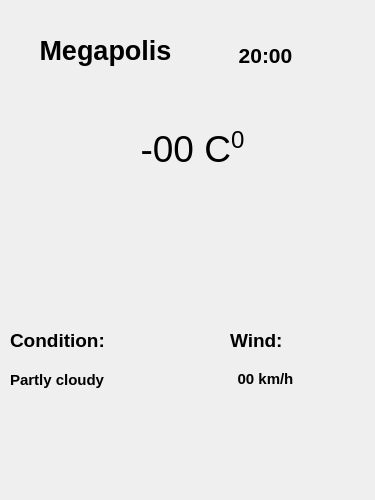
<?xml version="1.0" encoding="UTF-8"?>
<ui version="4.0">
 <class>MainWindow</class>
 <widget class="QMainWindow" name="MainWindow">
  <property name="geometry">
   <rect>
    <x>0</x>
    <y>0</y>
    <width>375</width>
    <height>500</height>
   </rect>
  </property>
  <property name="minimumSize">
   <size>
    <width>375</width>
    <height>500</height>
   </size>
  </property>
  <property name="maximumSize">
   <size>
    <width>375</width>
    <height>500</height>
   </size>
  </property>
  <property name="windowTitle">
   <string>MainWindow</string>
  </property>
  <widget class="QWidget" name="centralwidget">
   <widget class="QLabel" name="city">
    <property name="geometry">
     <rect>
      <x>0</x>
      <y>0</y>
      <width>211</width>
      <height>101</height>
     </rect>
    </property>
    <property name="text">
     <string>&lt;html&gt;&lt;head/&gt;&lt;body&gt;&lt;p align=&quot;center&quot;&gt;&lt;span style=&quot; font-size:20pt; font-weight:700;&quot;&gt;Megapolis&lt;/span&gt;&lt;/p&gt;&lt;/body&gt;&lt;/html&gt;</string>
    </property>
   </widget>
   <widget class="QLabel" name="time">
    <property name="geometry">
     <rect>
      <x>190</x>
      <y>30</y>
      <width>151</width>
      <height>51</height>
     </rect>
    </property>
    <property name="text">
     <string>&lt;html&gt;&lt;head/&gt;&lt;body&gt;&lt;p align=&quot;center&quot;&gt;&lt;span style=&quot; font-size:16pt; font-weight:700;&quot;&gt;20:00&lt;/span&gt;&lt;/p&gt;&lt;/body&gt;&lt;/html&gt;</string>
    </property>
   </widget>
   <widget class="QLabel" name="temperature">
    <property name="geometry">
     <rect>
      <x>120</x>
      <y>100</y>
      <width>145</width>
      <height>100</height>
     </rect>
    </property>
    <property name="layoutDirection">
     <enum>Qt::LeftToRight</enum>
    </property>
    <property name="text">
     <string>&lt;html&gt;&lt;head/&gt;&lt;body&gt;&lt;p align=&quot;center&quot;&gt;&lt;span style=&quot; font-size:28pt;&quot;&gt;-00 C&lt;/span&gt;&lt;span style=&quot; font-size:28pt; vertical-align:super;&quot;&gt;0&lt;/span&gt;&lt;/p&gt;&lt;/body&gt;&lt;/html&gt;</string>
    </property>
   </widget>
   <widget class="QLabel" name="label">
    <property name="geometry">
     <rect>
      <x>10</x>
      <y>310</y>
      <width>131</width>
      <height>61</height>
     </rect>
    </property>
    <property name="text">
     <string>&lt;html&gt;&lt;head/&gt;&lt;body&gt;&lt;p&gt;&lt;span style=&quot; font-size:14pt; font-weight:700;&quot;&gt;Condition:&lt;/span&gt;&lt;/p&gt;&lt;/body&gt;&lt;/html&gt;</string>
    </property>
   </widget>
   <widget class="QLabel" name="condition">
    <property name="geometry">
     <rect>
      <x>10</x>
      <y>370</y>
      <width>151</width>
      <height>21</height>
     </rect>
    </property>
    <property name="text">
     <string>&lt;html&gt;&lt;head/&gt;&lt;body&gt;&lt;p&gt;&lt;span style=&quot; font-family:'Courier New'; font-size:11pt; font-weight:700; color:#000000;&quot;&gt;Partly cloudy&lt;/span&gt;&lt;/p&gt;&lt;/body&gt;&lt;/html&gt;</string>
    </property>
   </widget>
   <widget class="QLabel" name="label_3">
    <property name="geometry">
     <rect>
      <x>230</x>
      <y>310</y>
      <width>101</width>
      <height>61</height>
     </rect>
    </property>
    <property name="text">
     <string>&lt;html&gt;&lt;head/&gt;&lt;body&gt;&lt;p&gt;&lt;span style=&quot; font-size:14pt; font-weight:700;&quot;&gt;Wind:&lt;/span&gt;&lt;/p&gt;&lt;/body&gt;&lt;/html&gt;</string>
    </property>
   </widget>
   <widget class="QLabel" name="speed">
    <property name="geometry">
     <rect>
      <x>220</x>
      <y>370</y>
      <width>91</width>
      <height>16</height>
     </rect>
    </property>
    <property name="text">
     <string>&lt;html&gt;&lt;head/&gt;&lt;body&gt;&lt;p align=&quot;center&quot;&gt;&lt;span style=&quot; font-family:'Courier New'; font-size:11pt; font-weight:700; color:#000000;&quot;&gt;00 km/h&lt;/span&gt;&lt;/p&gt;&lt;/body&gt;&lt;/html&gt;</string>
    </property>
   </widget>
   <widget class="QLabel" name="picture">
    <property name="geometry">
     <rect>
      <x>130</x>
      <y>190</y>
      <width>121</width>
      <height>121</height>
     </rect>
    </property>
    <property name="text">
     <string/>
    </property>
   </widget>
  </widget>
  <widget class="QMenuBar" name="menubar">
   <property name="geometry">
    <rect>
     <x>0</x>
     <y>0</y>
     <width>375</width>
     <height>25</height>
    </rect>
   </property>
  </widget>
 </widget>
 <resources/>
 <connections/>
</ui>
